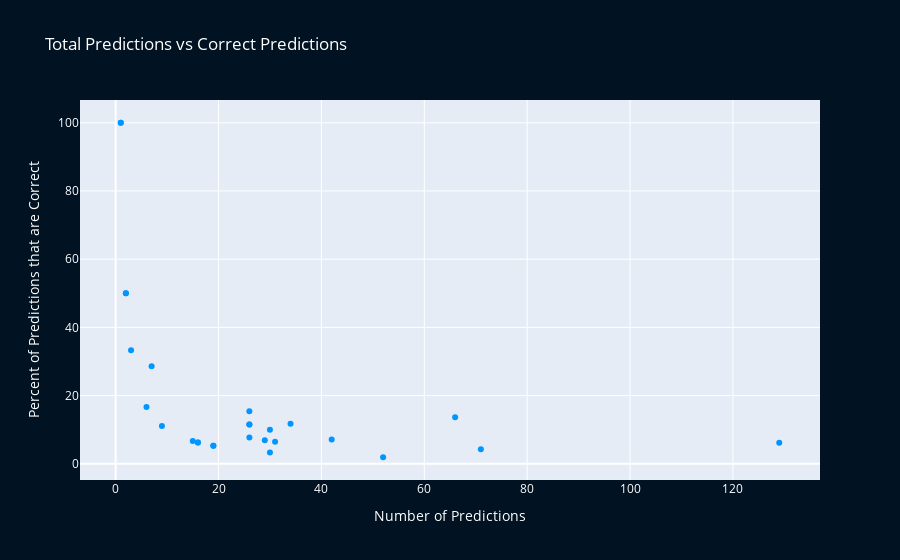

Notebook code cell kept with this figure:
### Code cell
# Create hover text for scatter plot
hover_texts = [f"Listener: {listener}<br>Percent Correct: {correct_percent}%<br>Total Predictions: {total}"
               for listener, correct_percent, total in zip(prediction_stats_df.index, prediction_stats_df['Percent'], prediction_stats_df['Total'])]

# Manually modify hover texts, to ensure overlapping entries are noted
hover_texts[-1] = "Listener: Mcjeston & Carrie<br>Percent Correct: 100%<br>Total Predictions: 1"


# Create figure
fig = go.Figure()
fig.add_trace(go.Scatter(x = prediction_stats_df['Total'] ,        # x-axis data (Number of total guesses)
                         y = prediction_stats_df['Percent']  ,     # y-axis data (Percent of predictions that are correct)
                         mode = 'markers',                         # Trace type
                         marker = dict(color = '#0096FF'),         # Custom marker color
                         hovertext = hover_texts,                  # Custom hover text
                         hoverinfo = 'text'))                      # Only display custom text
                         


fig.update_layout(
    title_text = 'Total Predictions vs Correct Predictions',        # Set plot title
    xaxis_title_text = 'Number of Predictions',                     # Set x-axis title
    yaxis_title_text = 'Percent of Predictions that are Correct',   # Set y-axis title
    paper_bgcolor = '#011222',                                      # Set background color
    font_color = '#ffffff',                                         # Set font color
    bargap = 0.2,                                                   # Set gap size between groups
    bargroupgap = 0.1)                                              # Set gap size within groups


# Display figure
fig.show()

# Create plot in Chart Studio for later embedding
#py.plot(fig, filename = 'Percent Correct Predictions By Listeners', auto_open = False)

### Figure 1 — Plotly figure (JSON) as saved in the notebook; plotly's stock layout.template omitted (floating-point values rounded to 4 significant figures)
{"data": [{"hoverinfo": "text", "hovertext": ["Listener: Sean<br>Percent Correct: 13.64%<br>Total Predictions: 66", "Listener: David<br>Percent Correct: 6.2%<br>Total Predictions: 129", "Listener: Aunt Susie<br>Percent Correct: 11.76%<br>Total Predictions: 34", "Listener: Jacqueline<br>Percent Correct: 15.38%<br>Total Predictions: 26", "Listener: Tim<br>Percent Correct: 10.0%<br>Total Predictions: 30", "Listener: Rowan<br>Percent Correct: 7.14%<br>Total Predictions: 42", "Listener: Jen<br>Percent Correct: 11.54%<br>Total Predictions: 26", "Listener: LydiaAnn<br>Percent Correct: 11.54%<br>Total Predictions: 26", "Listener: Kevin<br>Percent Correct: 4.23%<br>Total Predictions: 71", "Listener: Dan<br>Percent Correct: 6.45%<br>Total Predictions: 31", "Listener: Julie<br>Percent Correct: 6.9%<br>Total Predictions: 29", "Listener: Sondes<br>Percent Correct: 28.57%<br>Total Predictions: 7", "Listener: Caleb<br>Percent Correct: 7.69%<br>Total Predictions: 26", "Listener: Austin<br>Percent Correct: 6.67%<br>Total Predictions: 15", "Listener: Anna<br>Percent Correct: 11.11%<br>Total Predictions: 9", "Listener: Letia<br>Percent Correct: 50.0%<br>Total Predictions: 2", "Listener: Helio<br>Percent Correct: 6.25%<br>Total Predictions: 16", "Listener: Chris<br>Percent Correct: 16.67%<br>Total Predictions: 6", "Listener: Paula<br>Percent Correct: 50.0%<br>Total Predictions: 2", "Listener: Tyrantosaurusex<br>Percent Correct: 33.33%<br>Total Predictions: 3", "Listener: Carrie<br>Percent Correct: 100.0%<br>Total Predictions: 1", "Listener: Justin<br>Percent Correct: 3.33%<br>Total Predictions: 30", "Listener: Adrian<br>Percent Correct: 5.26%<br>Total Predictions: 19", "Listener: JD<br>Percent Correct: 1.92%<br>Total Predictions: 52", "Listener: Paul<br>Percent Correct: 5.26%<br>Total Predictions: 19", "Listener: Kree Amisk<br>Percent Correct: 6.25%<br>Total Predictions: 16", "Listener: Mcjeston & Carrie<br>Percent Correct: 100%<br>Total Predictions: 1"], "marker": {"color": "#0096FF"}, "mode": "markers", "type": "scatter", "x": [66, 129, 34, 26, 30, 42, 26, 26, 71, 31, 29, 7, 26, 15, 9, 2, 16, 6, 2, 3, 1, 30, 19, 52, 19, 16, 1], "y": [13.64, 6.2, 11.76, 15.38, 10, 7.14, 11.54, 11.54, 4.23, 6.45, 6.9, 28.57, 7.69, 6.67, 11.11, 50, 6.25, 16.67, 50, 33.33, 100, 3.33, 5.26, 1.92, 5.26, 6.25, 100]}], "layout": {"bargap": 0.2, "bargroupgap": 0.1, "font": {"color": "#ffffff"}, "paper_bgcolor": "#011222", "title": {"text": "Total Predictions vs Correct Predictions"}, "xaxis": {"title": {"text": "Number of Predictions"}}, "yaxis": {"title": {"text": "Percent of Predictions that are Correct"}}}}
